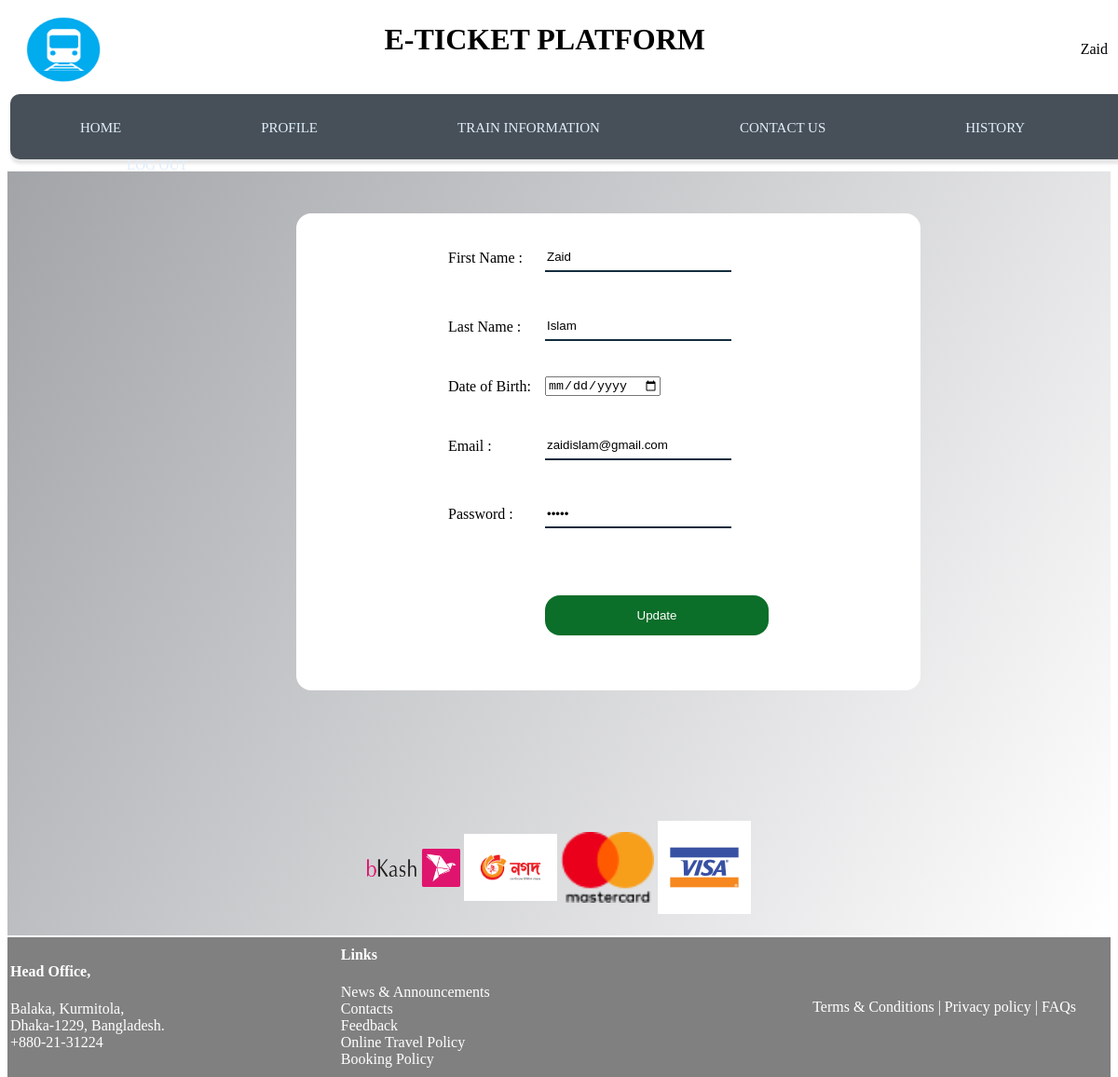
Page /view/profile.php (signed in) on the committed database.
### tables this page shows
CREATE TABLE `cusdata` (
  `FirstName` varchar(100) NOT NULL,
  `LastName` varchar(100) NOT NULL,
  `Email` varchar(100) NOT NULL,
  `Password` varchar(100) NOT NULL,
  `DateOfBirth` varchar(100) NOT NULL,
  `Phone` varchar(100) NOT NULL
);

### control/profileCheck.php (called while the page is built, shortened)
<?php
include("../model/MyDB2.php");
$mydb= new MyDB();
$conObj = $mydb->openCon();
$data = $mydb->getUserInfo("cusdata",$_SESSION['phone'],$conObj);
if($data->num_rows>0)
{
    while($row=$data->fetch_assoc())
    {
        $Fname=$row['FirstName'];
        $Lname=$row['LastName'];
        $Email=$row['Email'];
        $Password=$row['Password'];
        $Dob=$row['DateOfBirth'];
    }
}

### model/MyDB2.php (called while the page is built, shortened)
<?php
class MyDB{
function getUserInfo($tablename,$Phone,$conn)
{
    $sql="SELECT * FROM $tablename WHERE Phone='$Phone'";
    $rs=$conn->query($sql);
    return $rs;
}
}
?>

### view/profile.php (the view, shortened to what this page needs)
<?php include "../control/profileCheck.php"; ?>
<html>
    <head>
        <link rel="stylesheet" type="text/css" href="../CSS/mystyle.css">
       </head>
     <body>
     <table width=100% height=90>
            <tr>
                <td width=10% align="center"><img src="../resources/train.png" width=80px height=70px></td>
                <td width=80% align="center"><h1>E-TICKET PLATFORM</h1></td>
                <td width=10% align="center" width=10%></td>
                    <td align="center" width=10%><?php echo $Fname; ?> </td>
            </tr>
        </table>
        <table  width=100% height=60>
            <tr>
              <td class="navtable">
                 <div class="container">
                 <nav>
                  <ul>
                  <li><a href="../view/home.php">Home</li>
                    <li><a href="../view/profile.php">Profile</li>
                    <li>  <a href="../view/train.php">Train Information</li>
                    <li>  <a href="../view/contact.php">Contact Us</li>
                    <li>  <a href="../view/history.php">History</li>
                    <li>  <a href="../control/logout.php">Log out</li>
                  </ul>
                </nav>
                </div>
             </td>
           </tr>
        </table>
             <td width=85%  bgcolor="lightgrey">
               <form action="" method="post" enctype="multipart/form-data">
               <div class="profilebackground">
                <div class= "profile">
                  <table align='center' height=60% width=350>
                  <tr>
            <td> <label>First Name :</label></td>
            <td><input class="profbox" type="text" name="fname" value="<?php echo $Fname; ?>"></td>
            </tr>
            <tr>
            <td> <label>Last Name :<label></td>
            <td><input class="profbox" type="text" name="lname" value="<?php echo $Lname; ?>"></td>
            </tr>
            <tr>
            <td width="100"><label>Date of Birth:<label></td>
            <td><input type="date" name="DoB" value="<?php echo $Dob; ?>"></td>
            </tr>
            <tr>
            <td> <label>Email :<label></td>
            <td><input class="profbox" type="email" name="email" value="<?php echo $Email; ?>"></td>
            </tr>
            <tr>
            <td><label> Password :<label></td>
            <td><input class="profbox" type="password" name="password" value="<?php echo $Password; ?>"></td>
            </tr>
            <tr>
            <tr>
            <td> </td>
            <td align="center"> <input type="submit" class="buttonprofile" name="update" value="Update"> </td>
             </tr>
                  </table>
               </form>
             </td>
        <?php include('../view/footer.php'); ?>
    </body>
</html>

### css/mystyle.css (style rules this page uses)
div.profilebackground { background: linear-gradient(120deg,#a2a4a8,#ffffff); height: 820px; }
div.profile { padding: 10px; margin: 10px; background-color:rgb(255, 255, 255); border-radius: 16px; width:650px; position: relative; top: 45px; left:300; }
.buttonprofile { background-color: #0b6e29; border-radius: 16px; color: white; padding: 14px 20px; margin: 8px 0; border: none; width: 100%; }
.container { width: 100%; align-items: center; justify-content: center; }
nav { position: relative; width: 100%; height: 50px; border-radius: 10px; background: #475058; padding: 10px; box-shadow: 0 5px 3px 0 rgba(0,0,0,.1); }
nav ul li { list-style: none; display: inline-block; font-size: 15px; font-weight: 500; color: white; cursor: pointer; z-index: 2; }
nav a { font-size: 15px; display: inline-block; padding: 0px 25px; line-height: 40px; text-transform: uppercase; color: rgb(224, 237, 252); text-decoration: none; position: relative; text-align: center; bottom: 10px; z-index: 2; transition: color 0.1s; }
nav a::after { content: ''; background: #0e171d; width: 100%; height: 100%; border-radius: 8px; position: absolute; top: 50%; left: 50%; transform: translate(-50%,-50%); z-index: -1; opacity: 0; }
.profbox { border:none; border-bottom: 2px solid #122c3d; width: 200px; height: 30px; font-family: Arial, Helvetica, sans-serif; outline: none; }

### rows in the picture
cusdata: FirstName "Zaid", fname "Zaid", lname "Islam", email "zaidislam@gmail.com"
